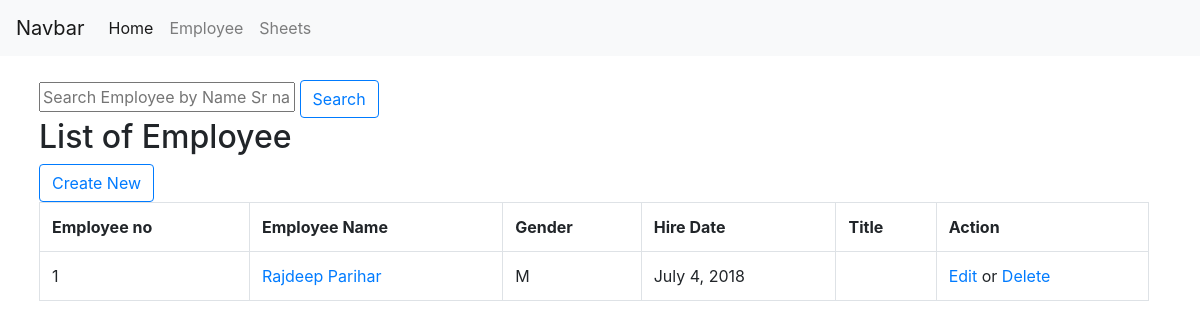
The app's page /employee/, older data.
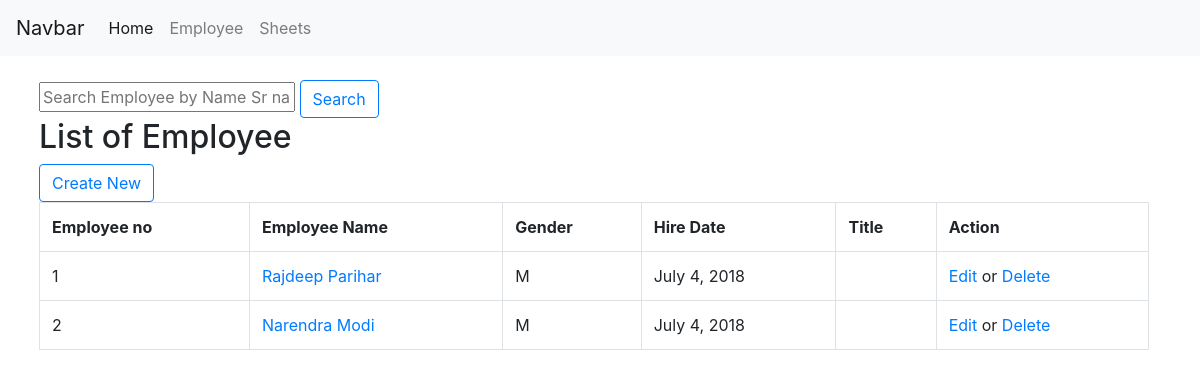
The same page, newer data.
### ems/models.py (models this page shows, shortened)
class Employee(models.Model):
    GENDER_CHOICES = (
        ('M', 'Male'),
        ('F', 'Female'),
    )
    emp_no = models.IntegerField(primary_key=True)
    birth_date = models.DateField(verbose_name = 'Employee DOB',)
    first_name = models.CharField(max_length=14, verbose_name = 'Employee First Name',)
    last_name = models.CharField(max_length=16, verbose_name = 'Employee Last Name',)
    gender = models.CharField(max_length=1, choices=GENDER_CHOICES, verbose_name = 'Employee Gender',)
    hire_date = models.DateField(verbose_name = 'Employee Hire Date',)
    class Meta:
        db_table = 'employees'
        verbose_name = 'Employee '
        verbose_name_plural = 'Employees'

### ems/views.py (the view)
# urls.py: path('', views.EmployeeListView, name='list'),
def EmployeeListView(request):
    query = request.GET.get("q", None)
    qs = Employee.objects.all()
    if query is not None:
        qs=qs.filter(
            Q(first_name__icontains=query)|
            Q(last_name__icontains=query)|
            Q(hire_date__icontains=query))
    context = {
        "object_list" : qs,
    }
    template = "ems/list-view.html"
    return render(request, template, context )

### ems/templates/ems/list-view.html (shortened to what this page needs)
<!DOCTYPE html>
<html>
<head>
   <link rel="stylesheet" href="https://maxcdn.bootstrapcdn.com/bootstrap/4.1.0/css/bootstrap.min.css">
</head>
<body>
    <nav class="navbar navbar-expand-lg navbar-light bg-light"><a class="navbar-brand" href="#">Navbar</a> <div class="collapse navbar-collapse" > <div class="navbar-nav"><a class="nav-item nav-link active" href="#">Home <span class="sr-only">(current)</span></a><a class="nav-item nav-link " href="/employee/">Employee <span class="sr-only">(current)</span></a> <a class="nav-item nav-link "href="/timesheets/">Sheets <span class="sr-only">(current)</span></a></div></div></nav>
  <div class="container" style="margin:2%">
    <form action="/employee/">
      <input type="text" name="q" placeholder="Search Employee by Name Sr name or employee_no">
      <button type="submit" class="btn btn-outline-primary">Search</button></a>
    </form>
<h2>List of Employee</h2>
<a href="/employee/create/" ><button type="button" class="btn btn-outline-primary">Create New</button></a>
<table style="width:100%;" class="table table-bordered">
                <tr>
                  <th >Employee no</th>
                  <th >Employee Name</th>
                  <th > Gender</th>
                  <th > Hire Date</th>
                  <th> Title</th>
                  <th> Action</th>
                </tr>
                {% for object in object_list %}
                <tr>
                  <td>{{ object.emp_no}}</td>
                  <td > <a href='{{object.emp_no}}'>{{ object.first_name}} {{ object.last_name}}  </a></td>
                  <td >{{ object.gender}}</td>
                  <td >{{ object.hire_date}}</td>
                  <td >{{ salr.salary}}</td>
                  <td ><a href="{{object.emp_no}}/edit">Edit</a> or <a href="{{object.emp_no}}/delete/">Delete</a></td>
                </tr>
                {% endfor  %}
              </table>
            </div>
</body>
</html>

Row changes from the older to the newer data that the page shows:
added Employee: emp_no "2", first_name "Narendra", last_name "Modi", gender "M", hire_date "July 4, 2018"
